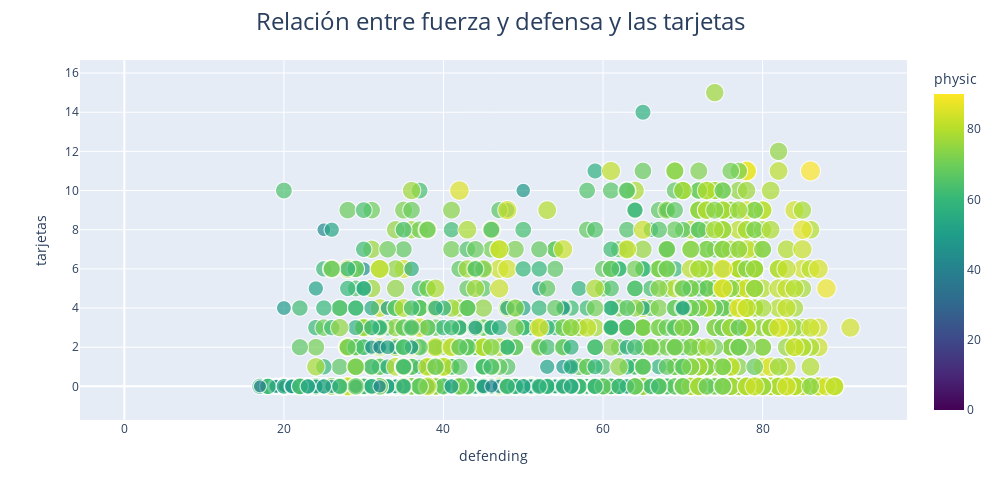

Write notebook code for a chart like this one.
### Code cell
fig = px.scatter(h6, x="defending",y="tarjetas", size="physic", color_continuous_scale=px.colors.sequential.Viridis, color="physic", hover_data=["short_name","defending","physic","tarjetas"])
fig.update_layout(
    title={
        'text': "Relación entre fuerza y defensa y las tarjetas",
        'font': {'size': 24},  # Tamaño de la fuente
        'x': 0.5,  # Centrar el título
        'xanchor': 'center'  # Anclar el título al centro
    },width=1000, height=500
)
fig.show()

### Figure 1 — Plotly figure (JSON) as saved in the notebook; plotly's stock layout.template omitted (floating-point values rounded to 4 significant figures; data arrays with more than 128 entries replaced by an {"elided": "..."} marker saying what was removed)
{"data": [{"customdata": {"elided": "3018x2 mixed values"}, "hovertemplate": "defending=%{x}<br>tarjetas=%{y}<br>physic=%{marker.color}<br>short_name=%{customdata[0]}<extra></extra>", "legendgroup": "", "marker": {"color": {"elided": "3018 int values"}, "coloraxis": "coloraxis", "size": {"elided": "3018 int values"}, "sizemode": "area", "sizeref": 0.225, "symbol": "circle"}, "mode": "markers", "name": "", "showlegend": false, "type": "scattergl", "x": {"elided": "3018 int values"}, "xaxis": "x", "y": {"elided": "3018 int values"}, "yaxis": "y"}], "layout": {"coloraxis": {"colorbar": {"title": {"text": "physic"}}, "colorscale": [[0, "#440154"], [0.1111, "#482878"], [0.2222, "#3e4989"], [0.3333, "#31688e"], [0.4444, "#26828e"], [0.5556, "#1f9e89"], [0.6667, "#35b779"], [0.7778, "#6ece58"], [0.8889, "#b5de2b"], [1, "#fde725"]]}, "height": 500, "legend": {"itemsizing": "constant", "tracegroupgap": 0}, "margin": {"t": 60}, "title": {"font": {"size": 24}, "text": "Relación entre fuerza y defensa y las tarjetas", "x": 0.5, "xanchor": "center"}, "width": 1000, "xaxis": {"anchor": "y", "domain": [0, 1], "title": {"text": "defending"}}, "yaxis": {"anchor": "x", "domain": [0, 1], "title": {"text": "tarjetas"}}}}
